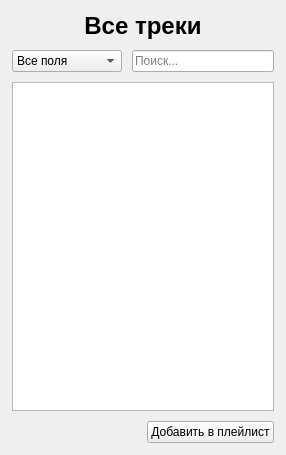
<?xml version="1.0" encoding="UTF-8"?>
<ui version="4.0">
 <class>AllTracksWindow</class>
 <widget class="QWidget" name="AllTracksWindow">
  <property name="geometry">
   <rect>
    <x>0</x>
    <y>0</y>
    <width>286</width>
    <height>455</height>
   </rect>
  </property>
  <property name="windowTitle">
   <string>Все треки</string>
  </property>
  <layout class="QVBoxLayout" name="verticalLayout">
   <property name="spacing">
    <number>10</number>
   </property>
   <property name="leftMargin">
    <number>12</number>
   </property>
   <property name="topMargin">
    <number>12</number>
   </property>
   <property name="rightMargin">
    <number>12</number>
   </property>
   <property name="bottomMargin">
    <number>12</number>
   </property>
   <item>
    <widget class="QLabel" name="labelTitle">
     <property name="styleSheet">
      <string notr="true">font-size: 18pt; font-weight: bold;</string>
     </property>
     <property name="text">
      <string>Все треки</string>
     </property>
     <property name="alignment">
      <set>Qt::AlignmentFlag::AlignCenter</set>
     </property>
    </widget>
   </item>
   <item>
    <layout class="QHBoxLayout" name="searchLayout">
     <item>
      <widget class="QComboBox" name="comboBoxFilter">
       <item>
        <property name="text">
         <string>Все поля</string>
        </property>
       </item>
       <item>
        <property name="text">
         <string>Название</string>
        </property>
       </item>
       <item>
        <property name="text">
         <string>Исполнитель</string>
        </property>
       </item>
       <item>
        <property name="text">
         <string>Жанр</string>
        </property>
       </item>
       <item>
        <property name="text">
         <string>Год</string>
        </property>
       </item>
       <item>
        <property name="text">
         <string>Длительность</string>
        </property>
       </item>
      </widget>
     </item>
     <item>
      <widget class="QLineEdit" name="lineEditSearch">
       <property name="placeholderText">
        <string>Поиск...</string>
       </property>
      </widget>
     </item>
    </layout>
   </item>
   <item>
    <widget class="QTableView" name="tableViewTracks"/>
   </item>
   <item>
 <layout class="QHBoxLayout" name="buttonLayout">
  <item>
   <spacer name="horizontalSpacer">
    <property name="orientation">
     <enum>Qt::Orientation::Horizontal</enum>
    </property>
    <property name="sizeType">
     <enum>QSizePolicy::Policy::Expanding</enum>
    </property>
    <property name="sizeHint" stdset="0">
     <size>
      <width>0</width>
      <height>0</height>
     </size>
    </property>
   </spacer>
  </item>
  <item>
   <widget class="QPushButton" name="btnAddToPlaylist">
    <property name="text">
     <string>Добавить в плейлист</string>
    </property>
   </widget>
  </item>
 </layout>
</item>
  </layout>
 </widget>
 <resources/>
 <connections/>
</ui>
